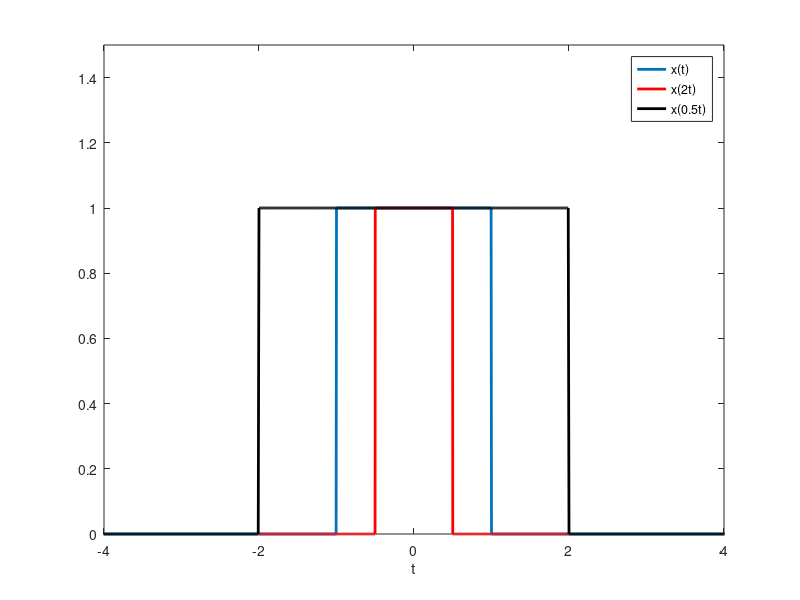

MATLAB code for this plot:
t=-4:.005:4;
y=rectpuls(t,2);
figure
plot(t,y,'Linewidth',2);
hold on
plot(t/2,y,'r','Linewidth',2);
plot(t*2,y,'k','Linewidth',2);
xlabel('t')
legend('x(t)','x(2t)','x(0.5t)')
ylim([0 1.5])
xlim([-4 4])